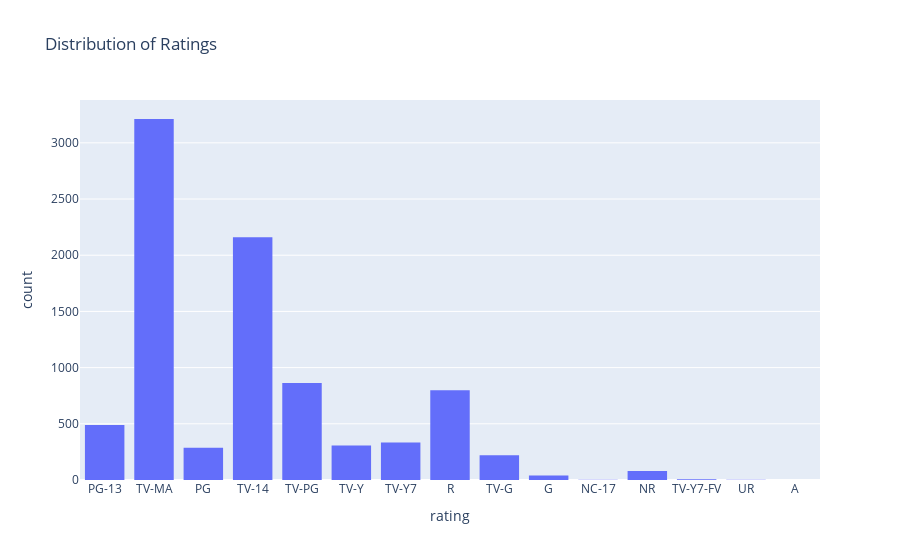

Source (notebook cell):
### Markdown cell above
<center>
    <h1>
Data Visualization
    </h1>
</center>

### Code cell
import plotly.express as px

fig = px.histogram(df, x='rating', title='Distribution of Ratings')
fig.show()

### Figure 1 — Plotly figure (JSON) as saved in the notebook; plotly's stock layout.template omitted (floating-point values rounded to 4 significant figures; data arrays with more than 128 entries replaced by an {"elided": "..."} marker saying what was removed)
{"data": [{"alignmentgroup": "True", "bingroup": "x", "hovertemplate": "rating=%{x}<br>count=%{y}<extra></extra>", "legendgroup": "", "marker": {"color": "#636efa", "pattern": {"shape": ""}}, "name": "", "offsetgroup": "", "orientation": "v", "showlegend": false, "type": "histogram", "x": {"elided": "8806 str values"}, "xaxis": "x", "yaxis": "y"}], "layout": {"barmode": "relative", "legend": {"tracegroupgap": 0}, "title": {"text": "Distribution of Ratings"}, "xaxis": {"anchor": "y", "domain": [0, 1], "title": {"text": "rating"}}, "yaxis": {"anchor": "x", "domain": [0, 1], "title": {"text": "count"}}}}
